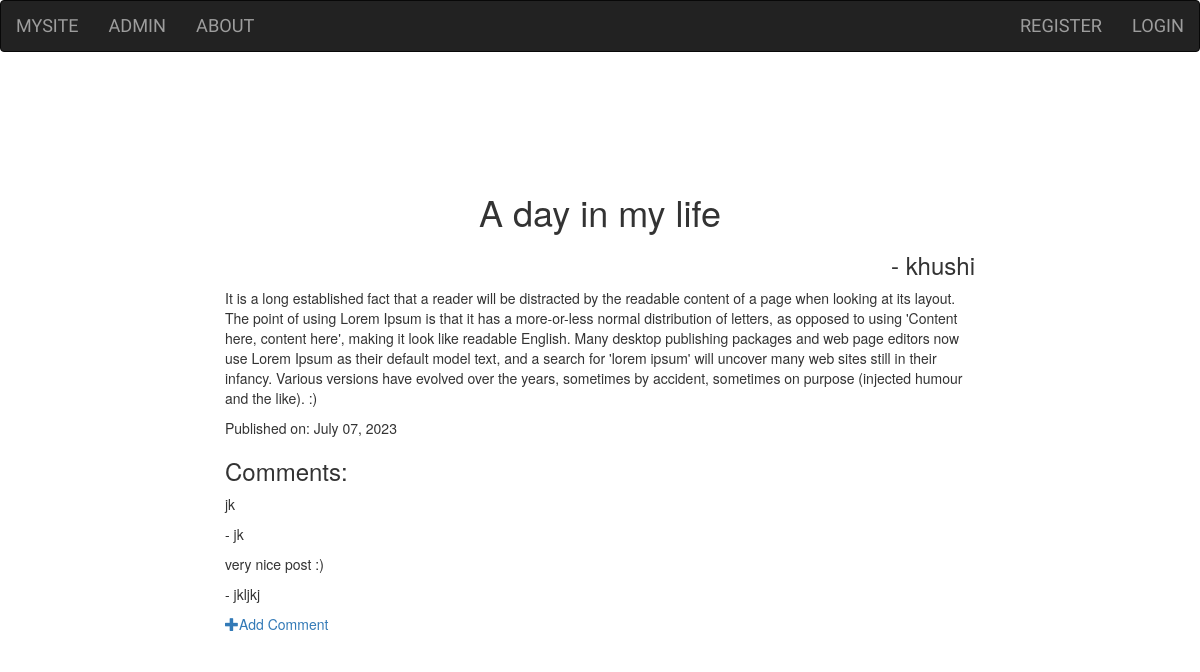
The app's page /post/2/ with its own data.
### blog/models.py (models this page shows, shortened)
class Post(models.Model):
    author = models.ForeignKey('auth.User',on_delete=models.CASCADE)
    title = models.CharField(max_length=256)
    text = models.TextField()
    create_date = models.DateTimeField(default=timezone.now)
    publish_date = models.DateTimeField(blank=True,null=True)

class Comment(models.Model):
    post = models.ForeignKey('blog.Post',on_delete=models.CASCADE,related_name='comments')
    author = models.CharField(max_length=512)
    text = models.TextField()
    create_date = models.DateTimeField(default=timezone.now)
    approved_comment = models.BooleanField(default=False)

### blog/views.py (the view)
# urls.py: path('post/<int:pk>/',views.PostDetailView.as_view(),name='post_detail'),
class PostDetailView(DetailView):
    model = Post
    context_object_name = 'post'
    def get_context_data(self, **kwargs):
        context =  super().get_context_data(**kwargs)
        context['comments'] = Post.objects.get(pk=self.kwargs.get('pk')).comments.all().order_by('-create_date')
        return context

### blog/templates/blog/post_detail.html (shortened to what this page needs)
{% extends 'blog/base.html' %}
{% block body_block %}
    <h1 class="center_heading loader">{{post.title}}</h1>
    <h3 class="right_heading">- {{post.author.username}}</h3>
    <p>{{post.text|safe|linebreaks}}</p>
    {% if post.publish_date %}
        <p>Published on: {{post.publish_date|date:"N d, Y"}}</p>
    {% else %}
        <a class="btn btn-primary" href="{% url 'blog:publish_post' pk=post.pk%}"><span class="glyphicon glypicon-ok"></span>Publish</a>
    {% endif %}
    <h3>Comments:</h3>
    {% for comment in comments %}
        {% if user.is_authenticated or comment.approved_comment %}
            <div class="comment_block">
                <p>{{comment.text|safe|linebreaks}}</p>
                <p>- {{comment.author}}</p>
            </div>
        {% endif %}
    {% empty %}
        <h3>No Comments!</h3>
    {% endfor %}
    <p><a href="{% url 'blog:add_comment_to_post' pk=post.pk %}"><span class="glyphicon glyphicon-plus"></span>Add Comment</a></p>
{% endblock body_block %}

### blog/static/css/styles.css (style rules this page uses)
.center_heading { text-align: center; margin-left: auto; margin-right: auto; }
.right_heading { text-align: right; }
.loader { filter: hue-rotate(0deg); color: linear-gradient(45deg,#0f8,#08f); animation:hue 10000ms infinite linear; }

### records on screen
Post: title "A day in my life", author.username "khushi", text "It is a long established fact that a reader will be distracted by the readable content of a page when looking at its layout. The point of using Lorem Ipsum is that it has a more-or-less normal distribution of letters, as opposed to using 'Content here, content here', making it look like readable English. Many desktop publishing packages and web page editors now use Lorem Ipsum as their default model text, and a search for 'lorem ipsum' will uncover many web sites still in their infancy. Various versions have evolved over the years, sometimes by accident, sometimes on purpose (injected humour and the like). :)", publish_date "July 07, 2023"
Comment: text "jk", author "jk"
Comment: text "very nice post :)", author "jkljkj"
